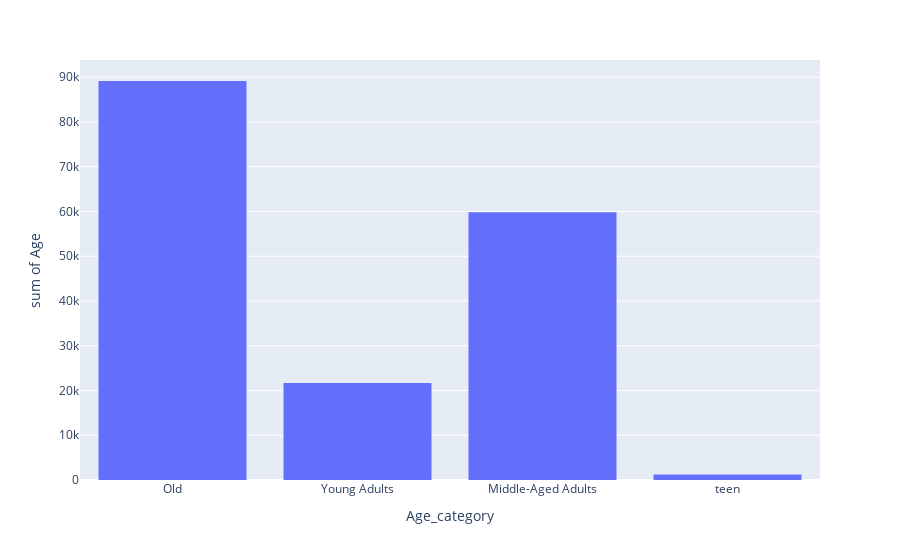

Source (notebook cell):
### Code cell
fig=px.histogram(shop,y='Age',x='Age_category')
fig.show()

### Figure 1 — Plotly figure (JSON) as saved in the notebook; plotly's stock layout.template omitted (floating-point values rounded to 4 significant figures; data arrays with more than 128 entries replaced by an {"elided": "..."} marker saying what was removed)
{"data": [{"alignmentgroup": "True", "bingroup": "x", "histfunc": "sum", "hovertemplate": "Age_category=%{x}<br>sum of Age=%{y}<extra></extra>", "legendgroup": "", "marker": {"color": "#636efa", "pattern": {"shape": ""}}, "name": "", "offsetgroup": "", "orientation": "v", "showlegend": false, "type": "histogram", "x": {"elided": "3900 str values"}, "xaxis": "x", "y": {"elided": "3900 int values"}, "yaxis": "y"}], "layout": {"autosize": true, "barmode": "relative", "legend": {"tracegroupgap": 0}, "margin": {"t": 60}, "xaxis": {"anchor": "y", "autorange": true, "domain": [0, 1], "range": [-0.5, 3.5], "title": {"text": "Age_category"}, "type": "category"}, "yaxis": {"anchor": "x", "autorange": true, "domain": [0, 1], "range": [0, 93850.0], "title": {"text": "sum of Age"}, "type": "linear"}}}
